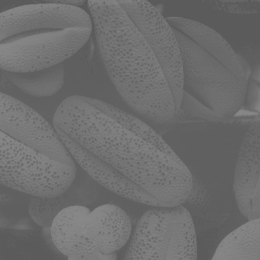
%> input picture Matlab_Image_processing_practice/6week/fig1.tif, 260 x 260 px, shrunk from 889 x 889 before the run
$ octave week6_practice0411.m   (GNU Octave 9; MATLAB toolbox functions it lacks are replaced by stand-ins)
%> lines starting %> are read from the running program, lines starting %| are printed output that depends on the picture; in (x1, y1, x2, y2) boxes, pixels count from 0 and x2, y2 are one past the last pixel; in counts of white or black regions, pixels touching at a corner belong together; the program's own positions count from 1
%% 그동안 한거 복습
clear; close all; clc
%% 이미지 불러오기
img = imread('fig1.tif');
%> img is the input picture: size 260x260 uint8; min 89, max 136, mean 109.1
img = double(img);
%> img: size 260x260 double

[H,W] = size(img);
%> H = 260; W = 260
%% 가우시안 필터 적용
img_gaussian = zeros(H,W);

g = [1 2 1;
       2 4 2;
       1 2 1]/16;

img2 = [img(:,1), img, img(:, end)];
img2 = [img2(1,:); img2; img2(end,:)];
%> img2: size 262x262 double


for i = 1:H
    for j = 1:W
        img_gaussian(i,j)=sum(sum(img2(i:i+2,j:j+2).*g));
    end
end

%% 샘플링
img_sampled = img_gaussian(1:2:end, 1:2:end);

figure;
subplot(1,2,1); imshow(uint8(img2));
subplot(1,2,2); imshow(uint8(img_sampled));
%% bilnear interpolation

img_recon = zeros(ceil(H/2),W);
img_recon(:,1:2:end) = img_sampled;

for i = 1:H/2
    for j = 1:2:W-1
        if j+2 > W
            img_recon(i,j+1) = img_recon(i,j);
        else
            img_recon(i,j+1) = (img_recon(i,j)+img_recon(i,j+2))/2;
        end
    end
end
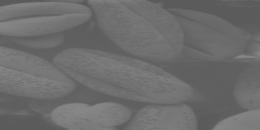
%> img_recon: size 130x260 double; min 90.75, max 135.1, mean 109.1

img_recon2 = zeros(H,W);
img_recon2(1:2:end,:) = img_recon;
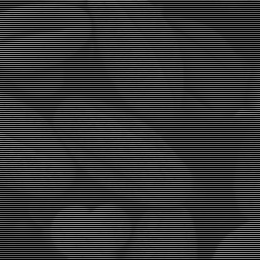
%> img_recon2: size 260x260 double; min 0, max 135.1, mean 54.5

for i = 1:2:H-1
    for j = 1:W
        if i+2 > H
            img_recon2(i+1,j) = img_recon2(i,j);
        else
            img_recon2(i+1,j) = (img_recon2(i,j)+img_recon2(i+2,j))/2;
        end
    end
end

figure;
subplot(1,2,1); imshow(uint8(img_recon));
subplot(1,2,2); imshow(uint8(img_recon2));
%% Histogram

img_recon2 = round(img_recon2); % hist(index) 정수 만드려고
hist = zeros(1,256);
% hist = zeros(256,1);
for i = 1 : H
    for j = 1:W
        hist(img_recon2(i,j) + 1) = hist(img_recon2(i,j) + 1) + 1;
    end
end
%> after the loop, hist = 256 values, max 4765 at index 97, min 0 at index 1, mean 264.1
plot(hist);
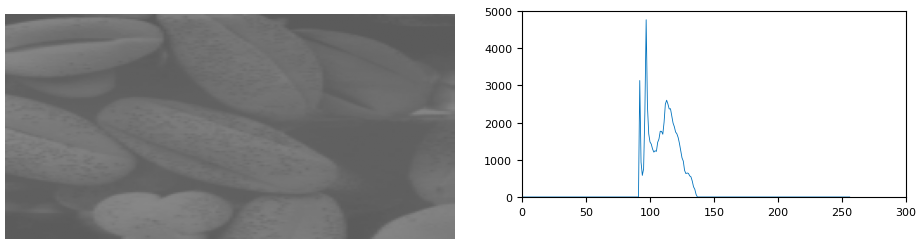
%> figure redrawn from the program's plot data, 2 panels

%% cdf

cdf = zeros(1,256);
for i = 1:256
    cdf(i) = sum(hist(1:i));
end
%> after the loop, cdf = 256 values from 0 to 67600

cdf = cdf/cdf(end);
%> cdf = 256 values from 0 to 1
plot(cdf);

%% cdf 근사직선 함수 만들기

x1 = 90; y1 = 0;
x2 = 135; y2 = 255;

a = (y2-y1)/(x2-x1);
b= -a*x1+y1;

Y = min(y2, max(y1,a.*(0:255)+b));
plot(Y); xlim([0 255]); ylim([0 255]);
%% Image Equalization
% img_equ = 255*min(y2, max(y1,a.*img_recon2+b));
img_equ = Y(img_recon2+1);
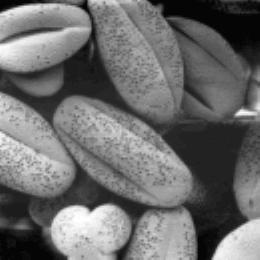
%> img_equ: size 260x260 double; min 5.67, max 255, mean 108.3
imshow(uint8(img_equ));

%% Quantization

img_1b = img;
img_1b(img_1b<128) = 64;
img_1b(img_1b>=128) = 192;
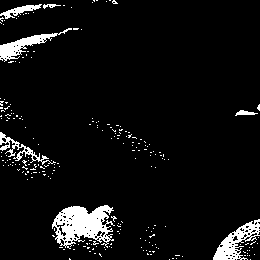
%> img_1b: size 260x260 double; values 64 (black) and 192 (white), 6.3% white; 230 white regions (223 under 20 px), largest, box (x1, y1, x2, y2) and area: (52, 205, 115, 249) 1611, (213, 219, 260, 260) 773, (0, 28, 72, 62) 613

img_equ_1b = img_equ;
img_equ_1b(img_equ_1b<128) = 64;
img_equ_1b(img_equ_1b>=128) = 192;
%> img_equ_1b: size 260x260 double; values 64 (black) and 192 (white), 41.1% white; 58 white regions (43 under 20 px), largest, box (x1, y1, x2, y2) and area: (54, 99, 191, 206) 6004, (0, 93, 73, 194) 4767, (0, 3, 91, 71) 4006


img_2b = img;
img_2b(img_2b<64) = 32;
img_2b(img_2b>=64 & img_2b<128) = 96;
img_2b(img_2b>=128 & img_2b<196) = 162;
img_2b(img_2b>=196) = 226;

img_equ_2b = img_equ;
img_equ_2b(img_equ_2b<64) = 32;
img_equ_2b(img_equ_2b>=64 & img_2b<128) = 96;
img_equ_2b(img_equ_2b>=128 & img_2b<196) = 162;
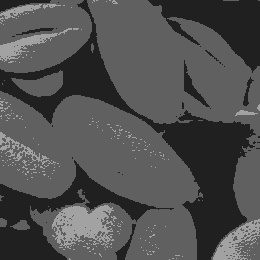
%> img_equ_2b: size 260x260 double; min 32, max 162, mean 80.5
img_equ_2b(img_equ_2b>=196) = 226;

figure;
subplot(2,2,1); imshow(uint8(img_1b));
subplot(2,2,2); imshow(uint8(img_2b));
subplot(2,2,3); imshow(uint8(img_equ_1b));
subplot(2,2,4); imshow(uint8(img_equ_2b));
% 0일 경우 이전 값으로 업데이트
% 새로운 값으로 업데이트

%% inverse transformation function

x1 = 0; y1 = 90;
x2 = 255; y2 = 135;

a = (y2-y1)/(x2-x1);
b= -a*x1+y1;

invY = min(y2, max(y1,a.*(0:255)+b));
plot(invY); xlim([0 255]); ylim([0 255]);
%> after `ylim([0 255])`:
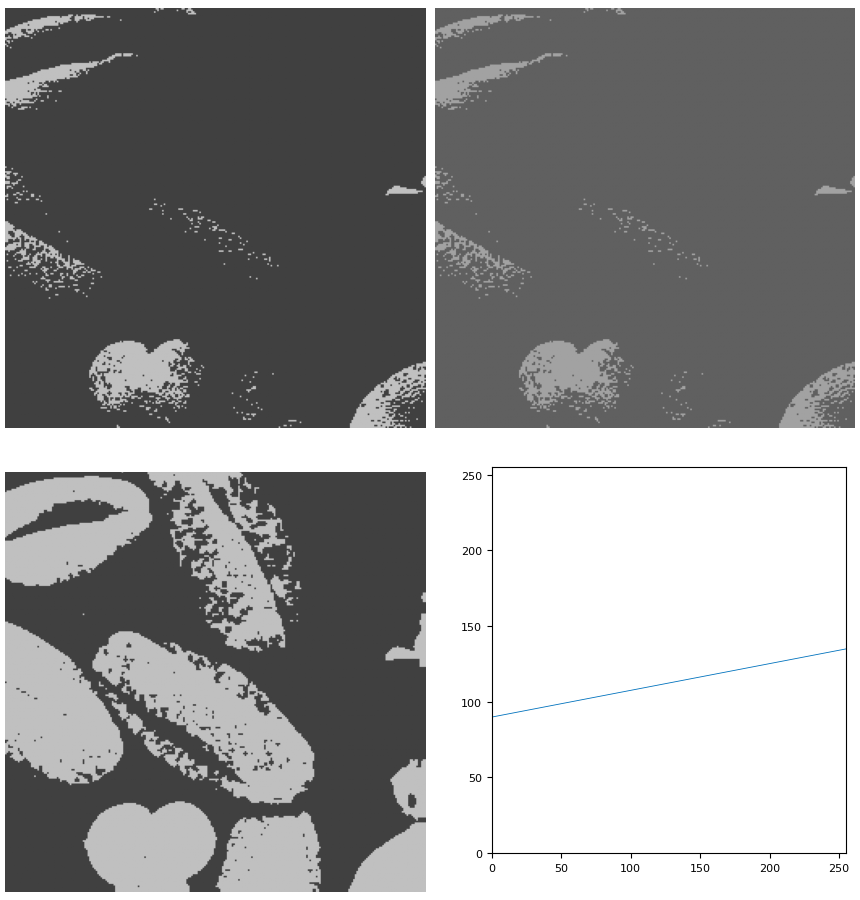
%> figure redrawn from the program's plot data, 4 panels
%% inverse transformation
img_result_1b = invY(img_equ_1b+1);
img_result_2b = invY(img_equ_2b+1);
figure;
subplot(2,2,1); imshow(uint8(img_1b));
subplot(2,2,2); imshow(uint8(img_2b));
subplot(2,2,3); imshow(uint8(img_result_1b));
subplot(2,2,4); imshow(uint8(img_result_2b));
